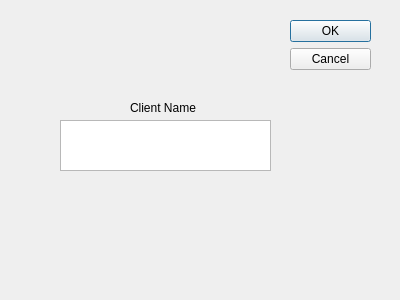
<?xml version="1.0" encoding="UTF-8"?>
<ui version="4.0">
 <class>AddClient</class>
 <widget class="QDialog" name="AddClient">
  <property name="geometry">
   <rect>
    <x>0</x>
    <y>0</y>
    <width>400</width>
    <height>300</height>
   </rect>
  </property>
  <property name="windowTitle">
   <string>Dialog</string>
  </property>
  <widget class="QDialogButtonBox" name="buttonBox">
   <property name="geometry">
    <rect>
     <x>290</x>
     <y>20</y>
     <width>81</width>
     <height>241</height>
    </rect>
   </property>
   <property name="orientation">
    <enum>Qt::Vertical</enum>
   </property>
   <property name="standardButtons">
    <set>QDialogButtonBox::Cancel|QDialogButtonBox::Ok</set>
   </property>
  </widget>
  <widget class="QTextEdit" name="textEdit">
   <property name="geometry">
    <rect>
     <x>60</x>
     <y>120</y>
     <width>211</width>
     <height>51</height>
    </rect>
   </property>
  </widget>
  <widget class="QLabel" name="label">
   <property name="geometry">
    <rect>
     <x>130</x>
     <y>100</y>
     <width>101</width>
     <height>16</height>
    </rect>
   </property>
   <property name="text">
    <string>Client Name</string>
   </property>
  </widget>
 </widget>
 <resources/>
 <connections>
  <connection>
   <sender>buttonBox</sender>
   <signal>accepted()</signal>
   <receiver>AddClient</receiver>
   <slot>accept()</slot>
   <hints>
    <hint type="sourcelabel">
     <x>248</x>
     <y>254</y>
    </hint>
    <hint type="destinationlabel">
     <x>157</x>
     <y>274</y>
    </hint>
   </hints>
  </connection>
  <connection>
   <sender>buttonBox</sender>
   <signal>rejected()</signal>
   <receiver>AddClient</receiver>
   <slot>reject()</slot>
   <hints>
    <hint type="sourcelabel">
     <x>316</x>
     <y>260</y>
    </hint>
    <hint type="destinationlabel">
     <x>286</x>
     <y>274</y>
    </hint>
   </hints>
  </connection>
 </connections>
</ui>
